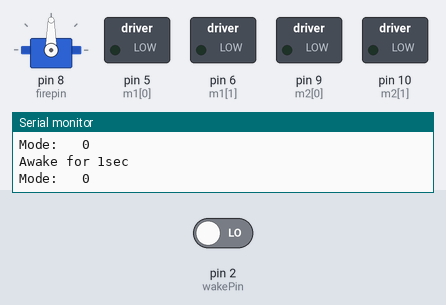
The sketch below on a simulated Arduino Uno, built with avr-gcc and run on an emulated ATmega328P. On the bench: servo, switched loads named in the sketch (green lamp = pin HIGH), the last lines printed to the serial monitor. Inputs (shaded band) come from the test bench; at power-on: pin 2 (wakePin) LOW. Sleep ends after the set time or at an interrupt.

Above: at 1.4 s.
1.5 s: pin 2 (wakePin) driven HIGH
At 2.6 s:
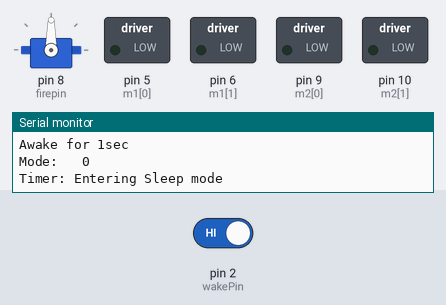
3.7 s: pin 2 (wakePin) driven LOW
At 7.1 s:
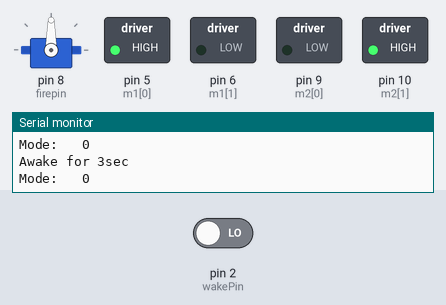
At 8.83 s:
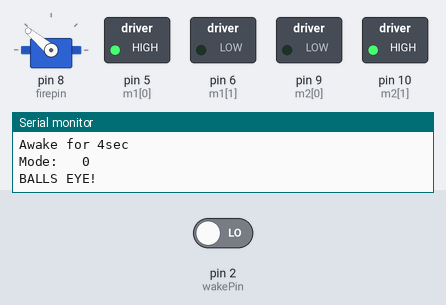
Timing chart, 0 to 10.7 s (numbered marks = the images above; inputs shaded):
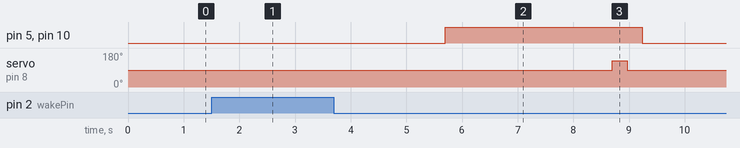

Measured:
- after the input at 1.5 s, pin 5 (m1[0]), pin 10 (m2[1]): stays LOW (without the input it goes to HIGH after 0.77 s)
- after the input at 3.7 s, pin 5 (m1[0]), pin 10 (m2[1]): LOW → HIGH after 2.0 s, → LOW 3.5 s later; servo on pin 8 (firepin): 90° → 140° after 5.0 s, → 90° 0.27 s later

The sketch:

ball_launcher.ino
```cpp
//h-bridge shield
int m1[] = {
  5,6};
int m2[] = {
  9,10};

#include <Servo.h>
Servo firepin;

#include <avr/sleep.h>
int wakePin = 2;                 // pin used for waking up
int sleepStatus = 0;             // variable to store a request for sleep
int count = 0;

void setup() {
  // put your setup code here, to run once:
  pinMode(m1[0], OUTPUT);
  pinMode(m1[1], OUTPUT);
  pinMode(m2[0], OUTPUT);
  pinMode(m2[1], OUTPUT);

  fire(90);
  pinMode(wakePin, INPUT);
  attachInterrupt(0, wakeUpNow, HIGH); // use interrupt 0 (pin 2) and run function
  Serial.begin(9600);
}

void loop() {
  // put your main code here, to run repeatedly:
  Serial.print("Awake for ");
  Serial.print(count);
  Serial.println("sec");
  Serial.print("Mode: \t");
  Serial.println(digitalRead(2));
  count++;
  delay(1000);
  if (digitalRead(2) == HIGH) {
    to_sleep();
  }
  if (count == 2) {
    Serial.println("starting motors");
    fire_start();
  }
  if (count ==5) {
    Serial.println("BALLS EYE!");
    fire(140);
    fire(90);
    to_sleep();
  }
}
void to_sleep() {
    fire_stop();
    Serial.println("Timer: Entering Sleep mode");
    delay(100);     // this delay is needed, the sleep
    //function will provoke a Serial error otherwise!!
    count = 0;
    sleepNow();     // sleep function called here
}
void wakeUpNow()        // here the interrupt is handled after wakeup
{
  // execute code here after wake-up before returning to the loop() function
  // timers and code using timers (serial.print and more...) will not work here.
  // we don't really need to execute any special functions here, since we
  // just want the thing to wake up
}


void sleepNow()         // here we put the arduino to sleep
{
  /* Now is the time to set the sleep mode. In the Atmega8 datasheet
   * http://www.atmel.com/dyn/resources/prod_documents/doc2486.pdf on page 35
   * there is a list of sleep modes which explains which clocks and
   * wake up sources are available in which sleep mode.
   *
   * In the avr/sleep.h file, the call names of these sleep modes are to be found:
   *
   * The 5 different modes are:
   *     SLEEP_MODE_IDLE         -the least power savings
   *     SLEEP_MODE_ADC
   *     SLEEP_MODE_PWR_SAVE
   *     SLEEP_MODE_STANDBY
   *     SLEEP_MODE_PWR_DOWN     -the most power savings
   *
   * For now, we want as much power savings as possible, so we
   * choose the according
   * sleep mode: SLEEP_MODE_PWR_DOWN
   *
   */
  set_sleep_mode(SLEEP_MODE_PWR_DOWN);   // sleep mode is set here

  sleep_enable();          // enables the sleep bit in the mcucr register
  // so sleep is possible. just a safety pin

  /* Now it is time to enable an interrupt. We do it here so an
   * accidentally pushed interrupt button doesn't interrupt
   * our running program. if you want to be able to run
   * interrupt code besides the sleep function, place it in
   * setup() for example.
   *
   * In the function call attachInterrupt(A, B, C)
   * A   can be either 0 or 1 for interrupts on pin 2 or 3.
   *
   * B   Name of a function you want to execute at interrupt for A.
   *
   * C   Trigger mode of the interrupt pin. can be:
   *             LOW        a low level triggers
   *             CHANGE     a change in level triggers
   *             RISING     a rising edge of a level triggers
   *             FALLING    a falling edge of a level triggers
   *
   * In all but the IDLE sleep modes only LOW can be used.
   */

  attachInterrupt(0,wakeUpNow, HIGH); // use interrupt 0 (pin 2) and run function
  // wakeUpNow when pin 2 gets LOW

  sleep_mode();            // here the device is actually put to sleep!!
  // THE PROGRAM CONTINUES FROM HERE AFTER WAKING UP

  sleep_disable();         // first thing after waking from sleep:
  // disable sleep...
  detachInterrupt(0);      // disables interrupt 0 on pin 2 so the
  // wakeUpNow code will not be executed
  // during normal running time.

}
void fire_start() {
  digitalWrite(m1[0],HIGH);
  digitalWrite(m1[1],LOW);
  digitalWrite(m2[0],LOW);
  digitalWrite(m2[1],HIGH);
}

void fire_stop() {
  digitalWrite(m1[0],LOW);
  digitalWrite(m1[1],LOW);
  digitalWrite(m2[0],LOW);
  digitalWrite(m2[1],LOW);
}

void fire(int amount) {
  firepin.attach(8);
  firepin.write(amount);
  delay(270);
  firepin.detach();
}
```
